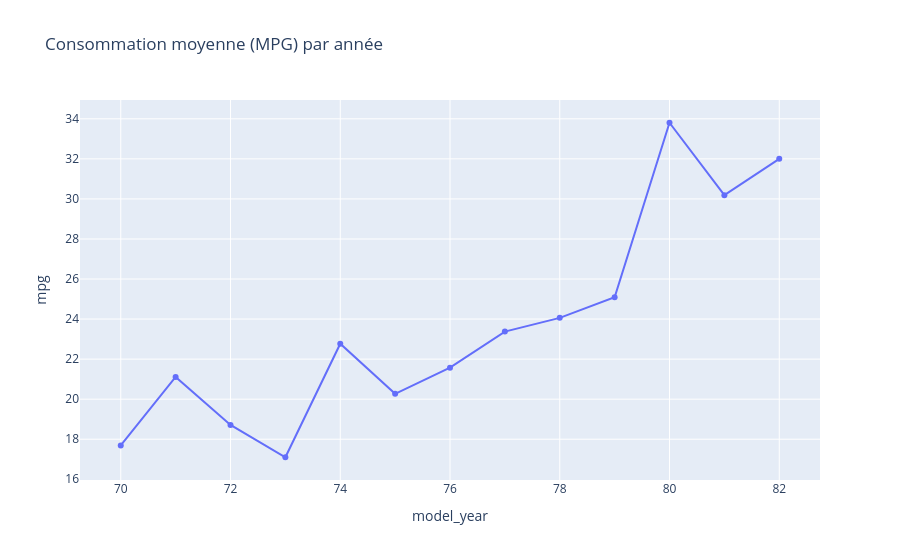

Source (notebook cell):
### Markdown cell above
## Line Plots

Les line plots (graphiques en courbes) permettent de visualiser **l'évolution d'une variable dans le temps** ou selon un axe ordonné. Ils sont particulièrement utiles pour repérer des tendances et des changements au fil des années.

### Code cell
# Line plot : évolution de la consommation moyenne par année
mpg_by_year = mpg_df.groupby('model_year')['mpg'].mean().reset_index()

fig3 = px.line(mpg_by_year, x='model_year', y='mpg', markers=True,
               title='Consommation moyenne (MPG) par année')
fig3.show()

### Figure 1 — Plotly figure (JSON) as saved in the notebook; plotly's stock layout.template omitted (floating-point values rounded to 4 significant figures)
{"data": [{"hovertemplate": "model_year=%{x}<br>mpg=%{y}<extra></extra>", "legendgroup": "", "line": {"color": "#636efa", "dash": "solid"}, "marker": {"symbol": "circle"}, "mode": "lines+markers", "name": "", "orientation": "v", "showlegend": false, "type": "scatter", "x": [70, 71, 72, 73, 74, 75, 76, 77, 78, 79, 80, 81, 82], "xaxis": "x", "y": [17.69, 21.11, 18.71, 17.1, 22.77, 20.27, 21.57, 23.38, 24.06, 25.09, 33.8, 30.19, 32.0], "yaxis": "y"}], "layout": {"legend": {"tracegroupgap": 0}, "title": {"text": "Consommation moyenne (MPG) par année"}, "xaxis": {"anchor": "y", "domain": [0, 1], "title": {"text": "model_year"}}, "yaxis": {"anchor": "x", "domain": [0, 1], "title": {"text": "mpg"}}}}
